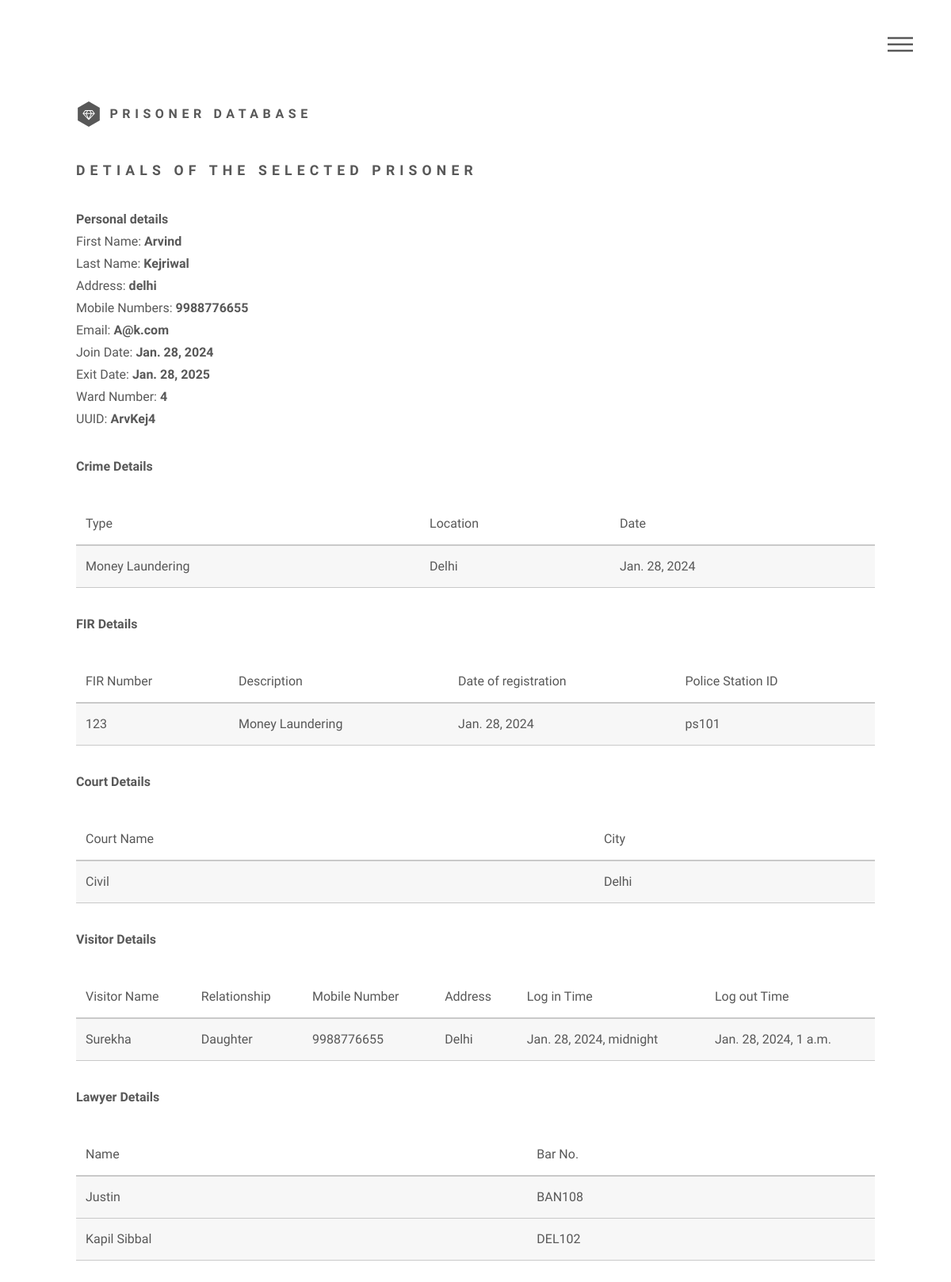
/view/prisoner_details/5/, run on the app's committed database.
### main/models.py (models this page shows, shortened)
class Prisoner(models.Model):
    first_name = models.CharField(max_length=100)
    last_name = models.CharField(max_length=100)
    address = models.TextField()
    mobile_numbers = models.TextField(help_text="Enter mobile numbers, separated by commas")
    email = models.EmailField()
    join_date = models.DateField()
    duration = models.CharField(max_length=100)
    exit_date = models.DateField()
    ward = models.CharField(max_length=100)
    uuid = models.CharField(max_length=100)
    def get_mobile_numbers(self):
        return [number.strip() for number in self.mobile_numbers.split(',')]
    def set_mobile_numbers(self, numbers):
        self.mobile_numbers = ','.join(numbers)
    mobile_numbers_list = property(get_mobile_numbers, set_mobile_numbers)

class Crime(models.Model):
    prisoner = models.ForeignKey(Prisoner, on_delete=models.CASCADE, related_name='crimes')
    crime_type = models.CharField(max_length=200)
    crime_location = models.CharField(max_length=200)
    crime_date = models.DateField()
    fir = models.OneToOneField(FIR, on_delete=models.CASCADE, related_name='fir', null=True, blank=True)

class FIR(models.Model):
    fir_number = models.CharField(max_length=20)
    description = models.TextField()
    date_of_registration = models.DateField()
    ps_id_no = models.CharField(max_length=100)

class Court(models.Model):
    court_name = models.CharField(max_length=100)
    court_location = models.CharField(max_length=200)
    prisoner = models.ForeignKey(Prisoner, on_delete=models.CASCADE, related_name='courts')

class Visitor(models.Model):
    visitor_name = models.CharField(max_length=100)
    relationship = models.CharField(max_length=100)
    mobile = models.CharField(max_length=100)
    address = models.CharField(max_length=300)
    prisoner = models.ForeignKey(Prisoner, on_delete=models.CASCADE, related_name='visitor', null=True, blank=True)
    log_in_time = models.DateTimeField()
    log_out_time = models.DateTimeField()

class Lawyer(models.Model):
    name = models.CharField(max_length=100)
    bar_no = models.CharField(max_length=100)
    prisoner = models.ForeignKey(Prisoner, on_delete=models.CASCADE, related_name="prisoner", null=True, blank=True)

### main/views.py (the view)
# urls.py: path("view/prisoner_details/<int:prisoner_id>/", views.view_prisoner_details, name="view_prisoner_details"),
def view_prisoner_details(request, prisoner_id):
    prisoner = Prisoner.objects.get(id=prisoner_id)
    crimes = Crime.objects.filter(prisoner=prisoner)
    firs = []
    for crime in crimes:
        firs.append(crime.fir)
    courts = Court.objects.filter(prisoner=prisoner)
    visitors = Visitor.objects.filter(prisoner=prisoner)
    lawyers = Lawyer.objects.filter(prisoner=prisoner)
    data = {
        "prisoner": prisoner,
        "crimes": crimes,
        "firs": firs,
        "courts": courts,
        "visitors": visitors,
        "lawyers": lawyers
    }
    return render(request, "main/view_prisoner_details.html", data)

### templates/main/view_prisoner_details.html
{% extends 'base.html' %}
{% load static %}
{% block content %}
<h2>Detials of the selected prisoner</h2>
<p>
    <b>Personal details</b><br>
    First Name: <b>{{ prisoner.first_name }}</b><br>
    Last Name: <b>{{ prisoner.last_name }}</b><br>
    Address: <b>{{ prisoner.address }}</b><br>
    Mobile Numbers: <b>{{ prisoner.mobile_numbers }}<br></b>
    Email: <b>{{ prisoner.email }}</b><br>
    Join Date: <b>{{ prisoner.join_date }}</b><br>
    Exit Date: <b>{{ prisoner.exit_date }}</b><br>
    Ward Number: <b>{{ prisoner.ward }}</b><br>
    UUID: <b>{{ prisoner.uuid }}</b><br>
</p>
<p>
    <b>Crime Details</b><br>
    {% if crimes %}
    <table>
        <thead>
            <tr>
                <td>Type</td>
                <td>Location</td>
                <td>Date</td>
            </tr>
        </thead>
        <tbody>
            {% for crime in crimes %}
            <tr>
                <td>
                    {{ crime.crime_type }}
                </td>
                <td>
                    {{ crime.crime_location }}
                </td>
                <td>
                    {{ crime.crime_date }}
                </td>
            </tr>
            {% endfor %}
        </tbody>
    </table>
    {% else %}
    The person has no crimes entered yet
    {% endif %}
</p>
<p>
    <b>FIR Details</b><br>
    {% if firs %}
    <table>
        <thead>
            <tr>
                <td>FIR Number</td>
                <td>Description</td>
                <td>Date of registration</td>
                <td>Police Station ID</td>
            </tr>
        </thead>
        <tbody>
            {% for fir in firs %}
            <tr>
                <td>
                    {{ fir.fir_number }}
                </td>
                <td>
                    {{ fir.description }}
                </td>
                <td>
                    {{ fir.date_of_registration }}
                </td>
                <td>
                    {{ fir.ps_id_no }}
                </td>
            </tr>
            {% endfor %}
        </tbody>
    </table>
    {% else %}
    The person has no FIRs filed yet
    {% endif %}
</p>
<p>
    <b>Court Details</b><br>
    {% if courts %}
    <table>
        <thead>
            <tr>
                <td>Court Name</td>
                <td>City</td>
            </tr>
        </thead>
        <tbody>
            {% for court in courts %}
            <tr>
                <td>
                    {{ court.court_name }}
                </td>
                <td>
                    {{ court.court_location }}
                </td>
            </tr>
            {% endfor %}
        </tbody>
    </table>
    {% else %}
    The prisoner is not presented in any court.
    {% endif %}
</p>
<p>
    <b>Visitor Details</b><br>
    {% if visitors %}
    <table>
        <thead>
            <tr>
                <td>Visitor Name</td>
                <td>Relationship</td>
                <td>Mobile Number</td>
                <td>Address</td>
                <td>Log in Time</td>
                <td>Log out Time</td>
            </tr>
        </thead>
        <tbody>
            {% for visitor in visitors %}
            <tr>
                <td>
                    {{ visitor.visitor_name }}
                </td>
                <td>
                    {{ visitor.relationship }}
                </td>
                <td>
                    {{ visitor.mobile }}
                </td>
                <td>
                    {{ visitor.address }}
                </td>
                <td>
                    {{ visitor.log_in_time }}
                </td>
                <td>
                    {{ visitor.log_out_time }}
                </td>
            </tr>
            {% endfor %}
        </tbody>
    </table>
    {% else %}
    The Prisoner has no visitors.
    {% endif %}
</p>
<p>
    <b>Lawyer Details</b><br>
    {% if lawyers %}
    <table>
        <thead>
            <tr>
                <td>Name</td>
                <td>Bar No.</td>
            </tr>
        </thead>
        <tbody>
            {% for lawyer in lawyers %}
            <tr>
                <td>
                    {{ lawyer.name }}
                </td>
                <td>
                    {{ lawyer.bar_no }}
                </td>
            </tr>
        </tbody>
        {% endfor %}
    </table>
    {% else %}
    The Prisoners has no Lawyers.
    {% endif %}
</p>
{% endblock %}

### static/assets/css/main.css (style rules this page uses)
html, body, div, span, applet, object, iframe, h1, h2, h3, h4, h5, h6, p, blockquote, pre, a, abbr, acronym, address, big, cite, code, del, dfn, em, img, ins, kbd, q, s, samp, small, strike, strong, sub, sup, tt, var, b, u, i, center, dl, dt, dd, ol, ul, li, fieldset, form, label, legend, table, caption, tbody, tfoot, thead, tr, th, td, article, aside, canvas, details, embed, figure, figcaption, footer, header, hgroup, menu, nav, output, ruby, section, summary, time, mark, audio, video { margin: 0; padding: 0; border: 0; font-size: 100%; font: inherit; vertical-align: baseline; }
body { line-height: 1; }
table { border-collapse: collapse; border-spacing: 0; }
body { -webkit-text-size-adjust: none; }
body { -ms-overflow-style: scrollbar; }
html { box-sizing: border-box; }
*, *:before, *:after { box-sizing: inherit; }
body { background: #ffffff; }
body, input, select, textarea { color: #585858; font-family: "Source Sans Pro", Helvetica, sans-serif; font-size: 16pt; font-weight: 300; line-height: 1.75; }
@media screen and (max-width: 1680px) { body, input, select, textarea { font-size: 14pt; } }
@media screen and (max-width: 1280px) { body, input, select, textarea { font-size: 12pt; } }
strong, b { font-weight: 900; }
p { margin: 0 0 2em 0; }
h2, h3, h4, h5, h6 { font-weight: 900; line-height: 1.5; margin: 0 0 2em 0; text-transform: uppercase; letter-spacing: 0.35em; }
h2 { font-size: 1.1em; }
table { margin: 0 0 2em 0; width: 100%; }
table tbody tr { border: solid 1px #c9c9c9; border-left: 0; border-right: 0; }
table tbody tr:nth-child(2n + 1) { background-color: rgba(144, 144, 144, 0.075); }
table td { padding: 0.75em 0.75em; }
table thead { border-bottom: solid 2px #c9c9c9; }

### data on the page
Prisoner: first_name "Arvind", last_name "Kejriwal", address "delhi", mobile_numbers "9988776655", email "A@k.com", join_date "Jan. 28, 2024", exit_date "Jan. 28, 2025", ward "4", uuid "ArvKej4"
Crime: crime_type "Money Laundering", crime_location "Delhi", crime_date "Jan. 28, 2024"
FIR: fir_number "123", description "Money Laundering", date_of_registration "Jan. 28, 2024", ps_id_no "ps101"
Court: court_name "Civil", court_location "Delhi"
Visitor: visitor_name "Surekha", relationship "Daughter", mobile "9988776655", address "Delhi", log_in_time "Jan. 28, 2024, midnight", log_out_time "Jan. 28, 2024, 1 a.m."
Lawyer: name "Justin", bar_no "BAN108"
Lawyer: name "Kapil Sibbal", bar_no "DEL102"
